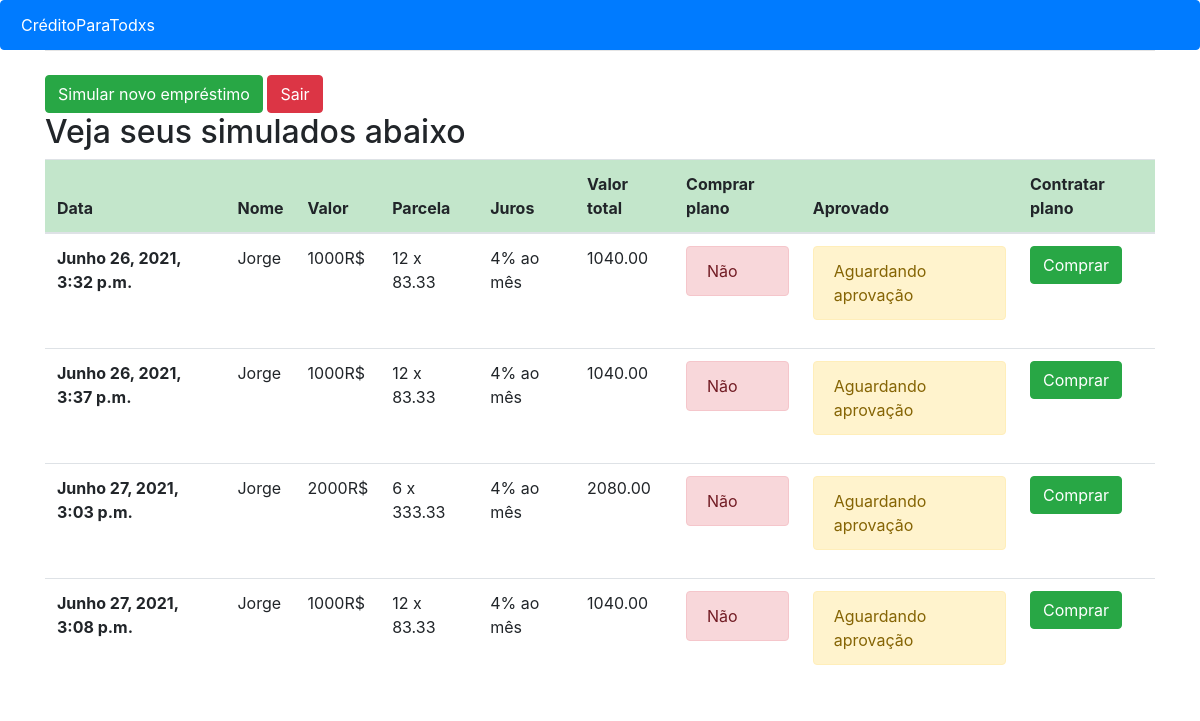
/home/ (signed in), run on the app's committed database.
### app1/models.py (models this page shows, shortened)
class Entrada(models.Model):
    nome = models.CharField(u'Usuario',max_length=150)
    data = models.DateTimeField( default=timezone.now)
    valor = models.ForeignKey(Valor, on_delete=models.CASCADE)
    parcela = models.ForeignKey(Parcelas, on_delete=models.CASCADE)
    fechou_negocio = models.BooleanField(u'Comprar o plano',default=False)
    aprovado = models.BooleanField(u'comprou',default=False)
    def calcular(self):
        return "{:.2f}".format((float(self.valor.valor)/float(self.parcela.parcelas)))
    def juros(self):
        return "{:.2f}".format(float(self.valor.valor)*0.04+float(self.valor.valor))

class Valor(models.Model):
    valor = models.CharField(u'Valor',max_length=10)
    def __str__(self):
        return str(self.valor)

class Parcelas(models.Model):
    parcelas = models.IntegerField(default=6)
    def __str__(self):
        return str(self.parcelas)

### app1/views.py (the view)
# urls.py: 2. Add a URL to urlpatterns:  path('', views.home, name='home')
def home(request):
    if request.user.is_authenticated:
        nome = request.user.first_name
    else: nome = "você não está logado"
    context={}
    tudo_ent = Entrada.objects.filter(nome=nome)
    context['todas_e']=tudo_ent
    return render(request,'app1/home.html', context)

### app1/templates/app1/home.html
{% extends 'app1/base.html' %}
{% load crispy_forms_tags %}
{% block conteudo %}
{% if user.is_authenticated  %}
<a href="{% url 'url_entrada' %}" class="btn btn-success">Simular novo empréstimo</a>
<a href="{% url 'logout' %}" class="btn btn-danger">Sair</a>
<h2>Veja seus simulados abaixo</h2>
<div class="table-responsive">
<table class="table">
  <thead class="table-success">
    <tr>
      <th scope="col">Data</th>
      <th scope="col">Nome</th>
      <th scope="col">Valor</th>
      <th scope="col">Parcela</th>
      <th scope="col">Juros</th>
      <th scope="col">Valor total</th>
      <th scope="col">Comprar plano</th>
      <th scope="col">Aprovado</th>
      <th scope="col">Contratar plano</th>
    </tr>
  </thead>
  <tbody>
    <tr>
     {%for e in todas_e%}
      <th scope="row">{{e.data}}</th>
      <td>{{e.nome}}</td>
      <td>{{e.valor}}R$</td>
      <td>{{e.parcela}} x {{e.calcular}}</td>
      <td>4% ao mês</td>
      <td>{{e.juros}}</td>
      <td>{%if e.fechou_negocio%}
          <div class="alert alert-info" role="alert">
            Sim
          </div>
          {%else%}
          <div class="alert alert-danger" role="alert">
              Não
          </div>
          {%endif%}</td>
        <td>{%if e.aprovado%}
        <div class="alert alert-success" role="alert">
            Sim
          </div>
          {%else%}
          <div class="alert alert-warning" role="alert">
              Aguardando aprovação
          </div>
          {%endif%}</td>
        <td><a href="{% url 'comprar' e.id %}" class="btn btn-success">Comprar</a></td>
    </tr>
    {%endfor%}
  </tbody>
</table>
</div>
{% else %}
<h3>Você não está logago</h3>
<a href="{% url 'login' %}" class="btn btn-primary">Login</a>
{%endif%}
{% endblock %}

### data on the page
Entrada: data "Junho 26, 2021, 3:32 p.m.", nome "Jorge", valor "1000", parcela "12", calcular "83.33", juros "1040.00", fechou_negocio "Não", aprovado "Aguardando aprovação"
Entrada: data "Junho 26, 2021, 3:37 p.m.", nome "Jorge", valor "1000", parcela "12", calcular "83.33", juros "1040.00", fechou_negocio "Não", aprovado "Aguardando aprovação"
Entrada: data "Junho 27, 2021, 3:03 p.m.", nome "Jorge", valor "2000", parcela "6", calcular "333.33", juros "2080.00", fechou_negocio "Não", aprovado "Aguardando aprovação"
Entrada: data "Junho 27, 2021, 3:08 p.m.", nome "Jorge", valor "1000", parcela "12", calcular "83.33", juros "1040.00", fechou_negocio "Não", aprovado "Aguardando aprovação"
